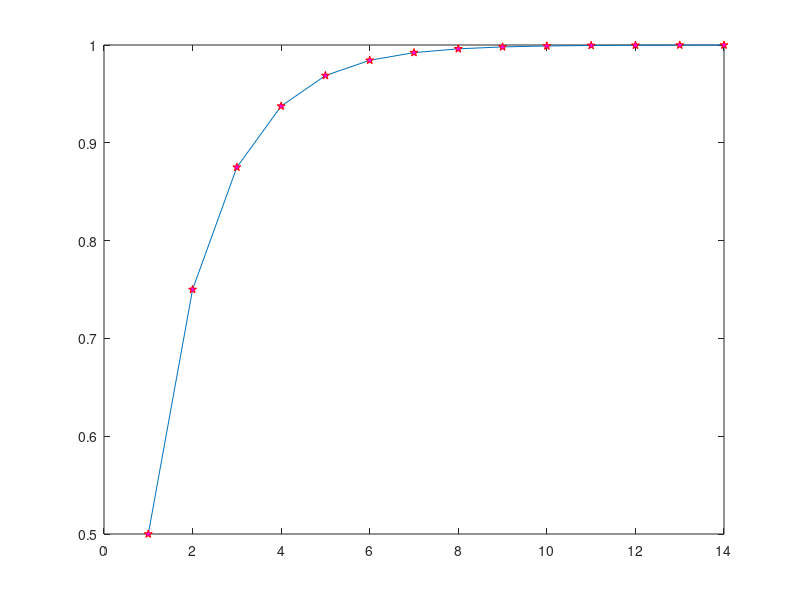

Recreate this plot in MATLAB.
function bisection

% f = your function
%a = lower, b = upper
%tol = error tolerance

f = @(x) ((65*x^4)-(72*x^3)-(1.5*x^2)-(16.5*x)-1);
a=0;
b=1;
tol=0.0001;
i=0;
count =0;
fprintf("\nIterations:\n")
while (abs(a-b)> tol)
 fa=f(a);
 fb=f(b);
 c=(a+b)/2;
 fc=f(c);
 count = count+1;
 fprintf('Iteration %d : %13.4f %13.4f %13.4f %13.4f \n',count, a,b,c,fc)
 cVals(count) = c;
 if (fa *fc > 0)
 a=c;
 else
 b=c;
 end
 i=i+1;
plot(cVals,'p-','MarkerFaceColor',[1 0 1], 'MarkerEdgeColor','r');
end
fprintf('After %d iteration the root is finding', count);

